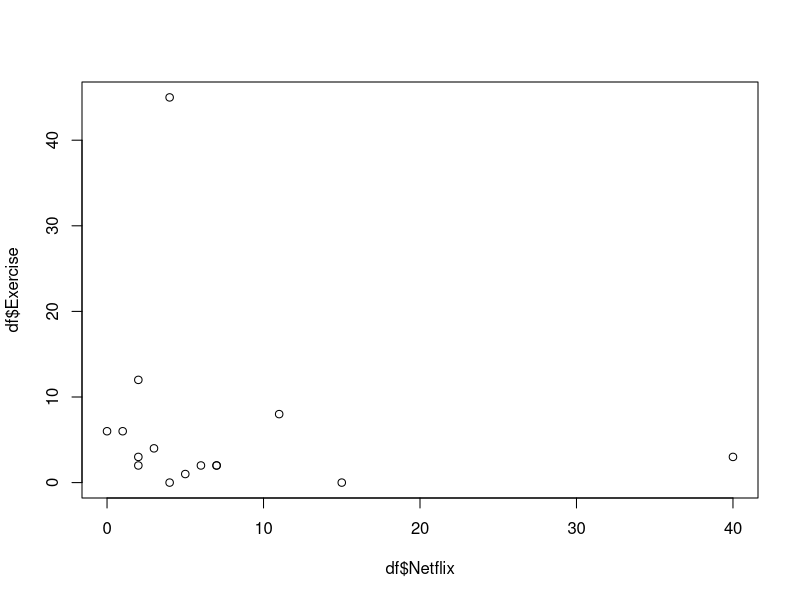
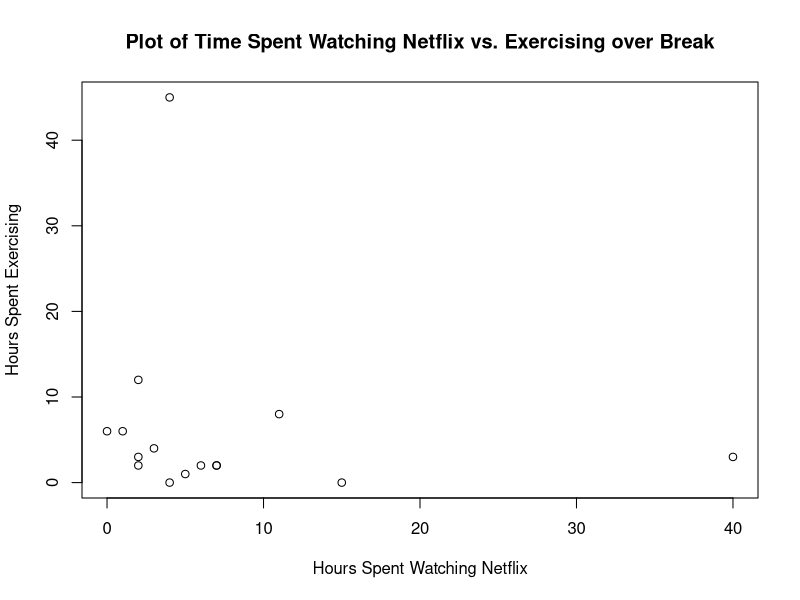

The R source for these figures, in order:
## ---- chunk 1
2 + 2

3 - 1

2 * 6

4 / 2

sqrt(16)
## ---- chunk 2
10 / 2
## ---- chunk 3
5^4
## ---- chunk 4
3 + 4 * 12
## ---- chunk 5
(3 + 4) * 12
## ---- chunk 6
# This is a comment to my code
1 + 1
## ---- chunk 7
a <- 2 + 2
## ---- chunk 8
a 
## ---- chunk 9
a <- 3
a
## ---- chunk 10
class(18.9)
my_number <- 13
class(my_number)
is.numeric(my_number)
## ---- chunk 11
"student"

myFirstCharacter <- "myFirstCharacter"
myFirstCharacter
## ---- chunk 12
true <- FALSE
true == TRUE
## ---- chunk 13
c(1, 2, 3, 4)
## ---- chunk 14
first_vector <- c(1, 2, 3, 4)
## ---- chunk 15
first_vector
## ---- chunk 16
class(first_vector)
## ---- chunk 17
length(first_vector)
## ---- chunk 18
second_vector <- c(1, 2, 3, "four")
## ---- chunk 19
second_vector
## ---- chunk 20
class(second_vector)
## ---- chunk 21
second_vector[3]
## ---- chunk 22
third_element <- second_vector[3]
third_element
## ---- chunk 23
second_vector[c(2, 3, 4)]
## ---- chunk 24
(1 + 2 + 3 + 4) / 4 
## ---- chunk 25
sum(first_vector)/length(first_vector)
## ---- chunk 26
mean(first_vector)
## ---- chunk 27
round(3.666)
## ---- chunk 28
round(3.666, 2) 
# The second argument tells it how many decimal points to round to
## ---- chunk 29
round(x = 3.666, digits = 2)
## ---- chunk 30
round(digits = 2, x = 3.666)
## ---- chunk 31
round(2, 3.666)
## ---- chunk 32
class(first_vector)
class(second_vector)
## ---- chunk 33
m <- matrix(data = c(1:6), # The matrix will contain elements 1, 2, 3, 4, 5, 6
            nrow = 2, # this matrix will have two rows
            ncol = 3, # this matrix will have three columns
            byrow = TRUE) # we fill the elements by the row
m
## ---- chunk 34
dim(m)
## ---- chunk 35
vec1 <- 1:5
vec2 <- 6:10
## ---- chunk 36
col_matrix <- cbind(vec1, vec2)
col_matrix
## ---- chunk 37
row_matrix <- rbind(vec1, vec2)
row_matrix
## ---- chunk 38
dat <- 	data.frame(
  schoolyear = c("Freshman", "Sophomore","Freshman"), 
  height = c(152, 171.5, 165), 
  weight = c(81,93, 78),
  age = c(18,20,19)
)
## ---- chunk 39
dat[3, 2]
## ---- chunk 40
dat[, 3]
## ---- chunk 41
dat[, "weight"] # this subsets all the rows from the weight column

dat[1, "weight"] # this subsets the first row from the weight column
## ---- chunk 42
dat$schoolyear
## ---- chunk 43
netflix <- c(2, 6, 1, 7, 2, 4, 11, 40, 7, 0, 3, 4, 5, 2, 15)
exercise <- c(2, 2, 6, 2, 12, 45, 8, 3, 2, 6, 4, 0, 1, 3, 0)
## ---- chunk 44
length(netflix)
length(exercise)
## ---- chunk 45
mean(netflix, na.rm = TRUE) # use the argument na.rm = TRUE to ignore missing values 
mean(exercise, na.rm = TRUE)
## ---- chunk 46
netflix
exercise
## ---- chunk 47
median(exercise, na.rm = TRUE)
median(netflix, na.rm = TRUE)
## ---- chunk 48
table(netflix)
## ---- chunk 49
sort(table(exercise))
## ---- chunk 50
mean(exercise, na.rm = TRUE)
## ---- chunk 51
exercise - mean(exercise, na.rm = TRUE)
## ---- chunk 52
diffs <- exercise - mean(exercise, na.rm = TRUE)
## ---- chunk 53
diffs_sq <- diffs^2
## ---- chunk 54
sum(diffs_sq)/(length(exercise) - 1)
## ---- chunk 55
var(exercise, na.rm = TRUE)
## ---- chunk 56
ex_var <- var(exercise, na.rm = TRUE)
sqrt(ex_var)
## ---- chunk 57
sd(exercise, na.rm = TRUE)
## ---- chunk 58
df <- data.frame(Netflix = netflix, 
                 Exercise = exercise, 
                 stringsAsFactors = FALSE) 
df
## ---- chunk 59
head(df)
## ---- chunk 60
tail(df)
## ---- chunk 61
plot(x = df$Netflix, y = df$Exercise)
## ---- chunk 62
plot(df$Netflix, df$Exercise, xlab = "Hours Spent Watching Netflix", #changes the x-axis label
     ylab = "Hours Spent Exercising", # changes the y-axis label
     main = "Plot of Time Spent Watching Netflix vs. Exercising over Break") # gives your plot a title
## ---- chunk 63
diff_nfx <- df$Netflix - mean(df$Netflix, na.rm = TRUE)
diff_ex <- df$Exercise - mean(df$Exercise, na.rm = TRUE)
# you can check this is right -- the differences will sum to 0 (or very close to it)
sum(diff_ex)
## ---- chunk 64
mult_diffs <- diff_nfx * diff_ex
## ---- chunk 65
sum_diffs <- sum(mult_diffs, na.rm = TRUE)
## ---- chunk 66
cov_NetEx <- sum_diffs/14
cov_NetEx
## ---- chunk 67
cov_NetEx_2 <- cov(df$Netflix, df$Exercise, use = "complete.obs")
cov_NetEx_2
## ---- chunk 68
sd_N <- sd(df$Netflix, na.rm = TRUE)
sd_E <- sd(df$Exercise, na.rm = TRUE)
## ---- chunk 69
cov_NetEx/(sd_N*sd_E)
## ---- chunk 70
cor(df$Netflix, df$Exercise, use = "complete.obs")
## ---- chunk 71
cor(df$Netflix, df$Exercise, use = "complete.obs")
